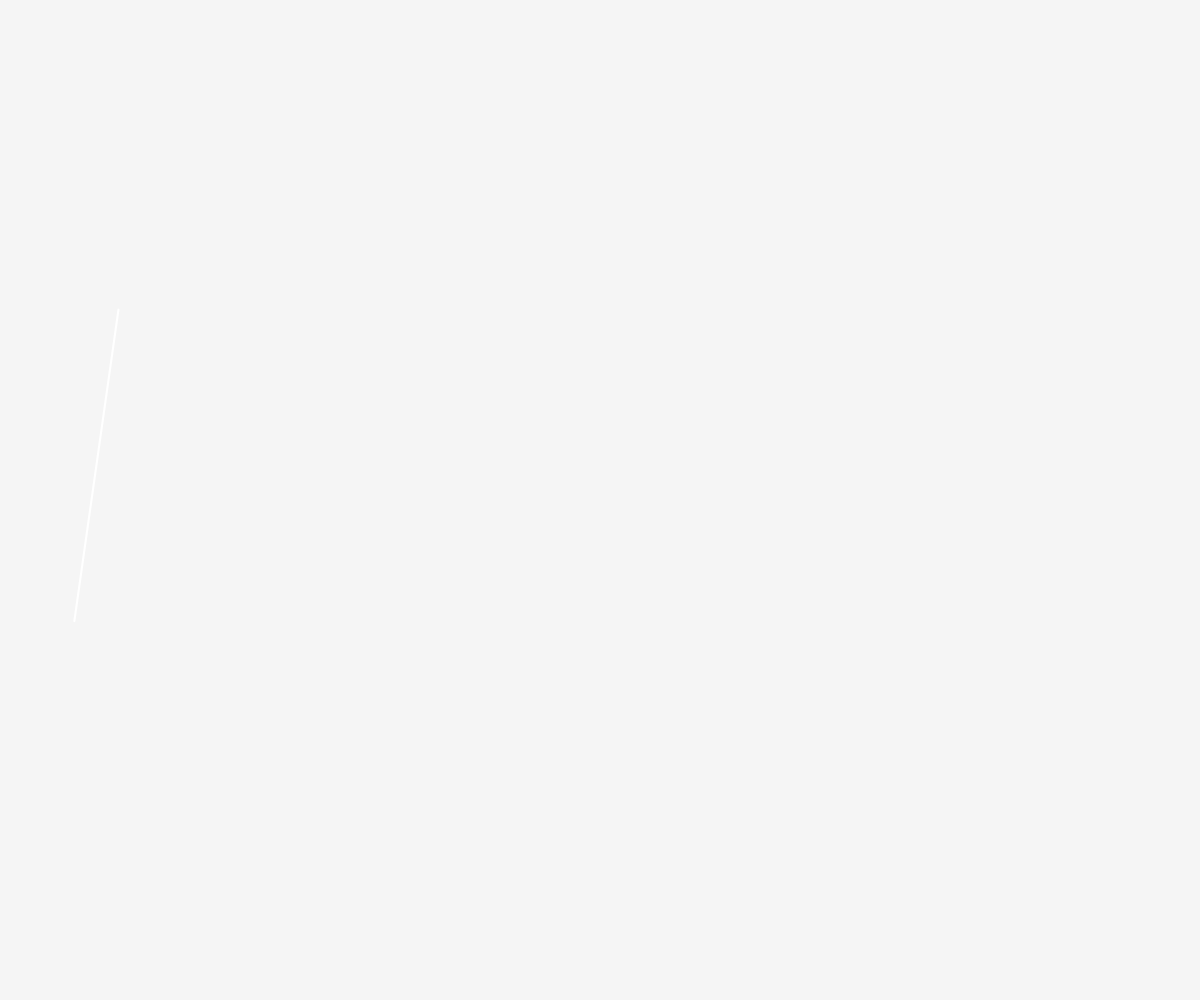
Frame 1 (no input)
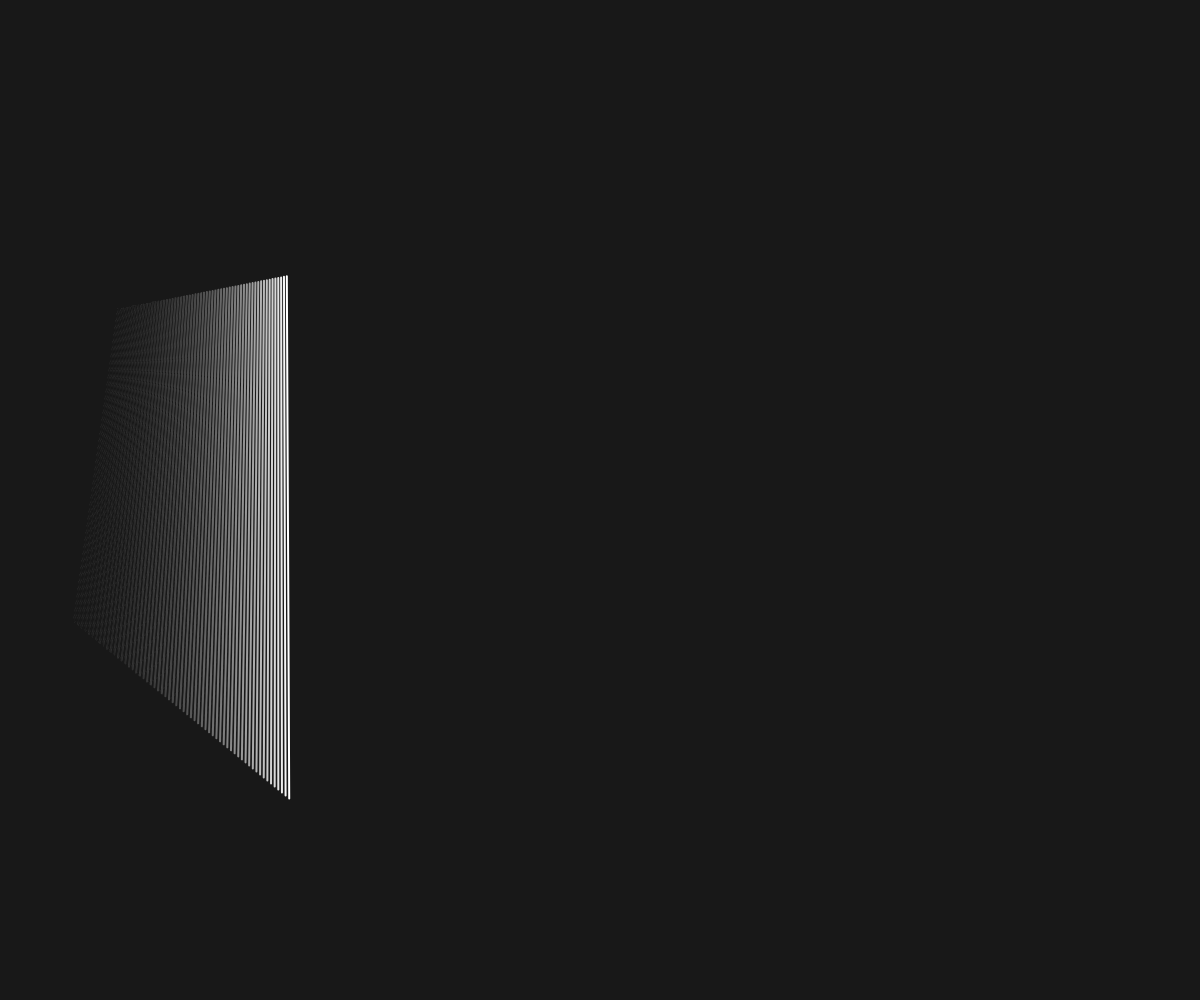
Frame 60 (no input)
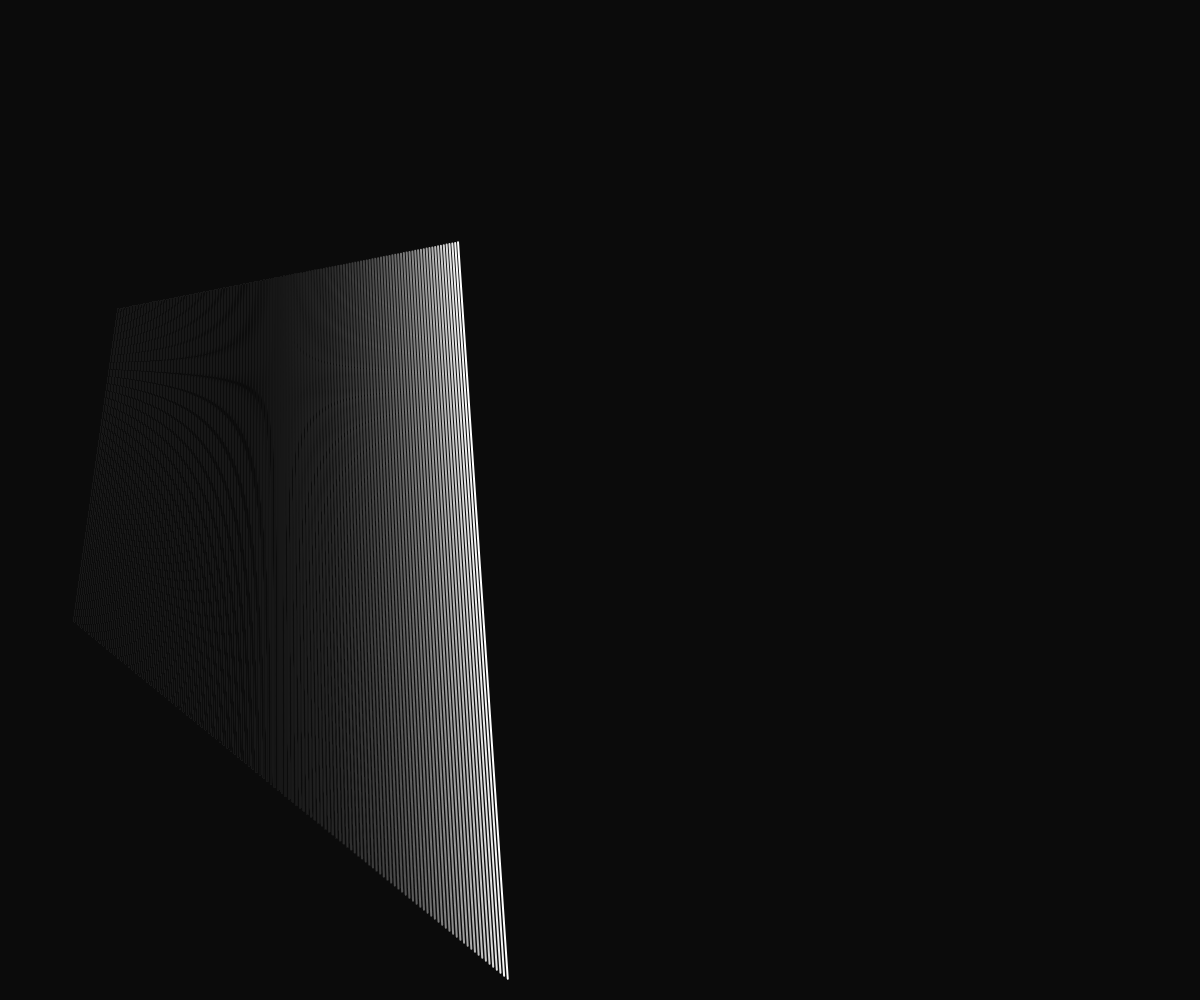
Frame 120 (the mouse pressed at the canvas centre since frame 60)

The p5.js sketch that drew these frames (run headless with seeded random() and noise() and a simulated clock; from frame 60 on, the mouse is pressed at the canvas centre):

// p5.js sketch
// ── sketch.js
/*
Inspired by the classic Windows Mystify screensaver

Based on code translation from Chris DeLeon's Programming in 5 minutes: remaking “Mystify Your Mind” Windows 95-style screensaver effect
https://www.youtube.com/watch?v=-X_A1Hqj-qA
*/


// let x1a;
// let y1a;
// let x1b;
// let y1b;

// let x1a_speed;
// let y1a_speed;
// let x1b_speed;
// let y1b_speed;

// let x2a;
// let y2a;
// let x2b;
// let y2b;

// let x2a_speed;
// let y2a_speed;
// let x2b_speed;
// let y2b_speed;

let mystify;


function setup() {
  createCanvas(windowWidth, windowHeight);
  stroke(255);
  strokeWeight(2);

  //constructor(_x1)
  // let x1=random(width);
  // mystify= new Mystify(x1);
  
  for(i=0;i<10;i++){
     mystify= new Mystify();
    
  }
  
  
//   x1a = random(width);
//   y1a = random(height);
//   x1b = random(width);
//   y1b = random(height);

//   x1a_speed = random(-10, 10);
//   y1a_speed = random(-10, 10);
//   x1b_speed = random(-10, 10);
//   y1b_speed = random(-10, 10);
  
//   x2a = random(width);
//   y2a = random(height);
//   x2b = random(width);
//   y2b = random(height);

//   x2a_speed = random(-10, 10);
//   y2a_speed = random(-10, 10);
//   x2b_speed = random(-10, 10);
//   y2b_speed = random(-10, 10);
}

function draw() {
  background(0, 10);
  mystify.show();
  mystify.move();
    mystify.bounce();
  
  
//   line(x1a, y1a, x1a, y1b);

//   x1a += x1a_speed;
//   y1a += y1a_speed;
//   x1b += x1b_speed;
//   y1b += y1b_speed;

//   if (x1a < 0 || x1a > width) x1a_speed *= -1;
//   if (y1a < 0 || y1a > height) y1a_speed *= -1;
//   if (x1a < 0 || x1b > width) x1b_speed *= -1;
//   if (y1b < 0 || y1b > height) y1b_speed *= -1;
//   //draw a line
//   line(x2a, y2a, x2a, y2b);
// //move the line
//   x2a += x2a_speed;
//   y2a += y2a_speed;
//   x2b += x2b_speed;
//   y2b += y2b_speed;
// //bounce the line
//   if (x2a < 0 || x2a > width) x2a_speed *= -1;
//   if (y2a < 0 || y2a > height) y2a_speed *= -1;
//   if (x2a < 0 || x2b > width) x2b_speed *= -1;
//   if (y2b < 0 || y2b > height) y2b_speed *= -1;
}


function windowResized() {
  resizeCanvas(windowWidth, windowHeight)
}

class Mystify{
  constructor(){
    this.x1 = random(width)
    this.y1 = random(height)
    this.x1speed = random(-10,10)
    this.y1speed = random(-10,10)
    this.x2 = random(width)
    this.y2 = random(height)
    this.x2speed = random(-10,10)
    this.y2speed = random(-10,10)
    
  }
  show(){
    line(this.x1,this.y1,this.x2,this.y2);
  }
  
  move(){
  this.x1 += this.x1speed;
   this.y1 += this.y1speed;
 this.x2 += this.x2speed;
   this.y2 += this.y2speed;
  }
  
  
  bounce(){
  if (this.x1 < 0 || this.x1 > width) this.x1speed *= -1;
  if (this.y1 < 0 || this.y1 > height) this.y1speed *= -1;
  if (this.x2 < 0 || this.x2 > width) this.x2speed *= -1;
  if (this.y2 < 0 || this.y2 > height) this.y2speed *= -1;
  }
}
